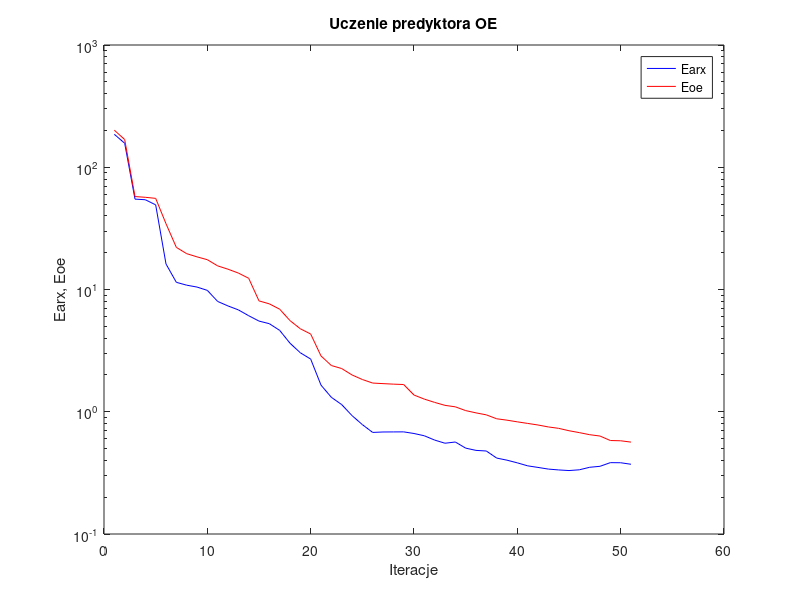
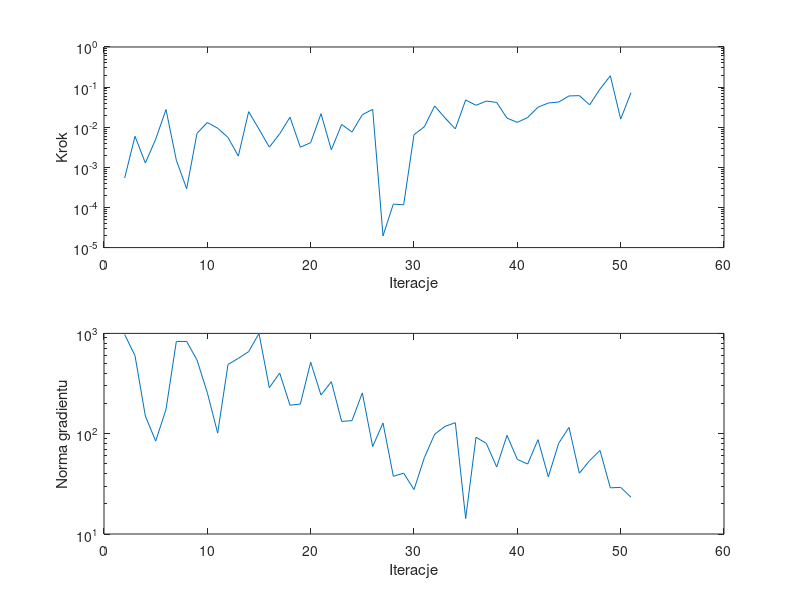

Write the MATLAB code that produced these figures, in order.
%uczenie predyktora oe
clear all;
n=0; farx(n+1)=1.859744e+002; foe(n+1)=2.009104e+002; wspucz(n+1)=0.000000e+000; ng(n+1)=0.000000e+000;
%odnowa zmiennej metryki
n=1; farx(n+1)=1.571993e+002; foe(n+1)=1.686288e+002; krok(n+1)=5.432857e-004; ng(n+1)=9.738971e+002;
n=2; farx(n+1)=5.487070e+001; foe(n+1)=5.758313e+001; krok(n+1)=5.945944e-003; ng(n+1)=6.001605e+002;
n=3; farx(n+1)=5.423194e+001; foe(n+1)=5.678759e+001; krok(n+1)=1.284763e-003; ng(n+1)=1.500729e+002;
n=4; farx(n+1)=4.925697e+001; foe(n+1)=5.565442e+001; krok(n+1)=5.022246e-003; ng(n+1)=8.444599e+001;
n=5; farx(n+1)=1.617879e+001; foe(n+1)=3.453345e+001; krok(n+1)=2.762153e-002; ng(n+1)=1.745857e+002;
n=6; farx(n+1)=1.144894e+001; foe(n+1)=2.211842e+001; krok(n+1)=1.506590e-003; ng(n+1)=8.314389e+002;
n=7; farx(n+1)=1.085043e+001; foe(n+1)=1.964303e+001; krok(n+1)=2.923979e-004; ng(n+1)=8.310193e+002;
n=8; farx(n+1)=1.047214e+001; foe(n+1)=1.849444e+001; krok(n+1)=7.032104e-003; ng(n+1)=5.429569e+002;
n=9; farx(n+1)=9.836801e+000; foe(n+1)=1.753063e+001; krok(n+1)=1.309024e-002; ng(n+1)=2.559487e+002;
n=10; farx(n+1)=7.984788e+000; foe(n+1)=1.560563e+001; krok(n+1)=9.447410e-003; ng(n+1)=1.014398e+002;
n=11; farx(n+1)=7.337764e+000; foe(n+1)=1.465806e+001; krok(n+1)=5.557598e-003; ng(n+1)=4.898701e+002;
n=12; farx(n+1)=6.814955e+000; foe(n+1)=1.363568e+001; krok(n+1)=1.908037e-003; ng(n+1)=5.637478e+002;
n=13; farx(n+1)=6.105421e+000; foe(n+1)=1.235920e+001; krok(n+1)=2.439969e-002; ng(n+1)=6.581918e+002;
n=14; farx(n+1)=5.516806e+000; foe(n+1)=8.070403e+000; krok(n+1)=8.928204e-003; ng(n+1)=9.984050e+002;
n=15; farx(n+1)=5.253322e+000; foe(n+1)=7.631918e+000; krok(n+1)=3.190066e-003; ng(n+1)=2.873093e+002;
n=16; farx(n+1)=4.631734e+000; foe(n+1)=6.902243e+000; krok(n+1)=6.854056e-003; ng(n+1)=4.027108e+002;
n=17; farx(n+1)=3.636820e+000; foe(n+1)=5.567299e+000; krok(n+1)=1.778972e-002; ng(n+1)=1.923200e+002;
n=18; farx(n+1)=3.037010e+000; foe(n+1)=4.773055e+000; krok(n+1)=3.174920e-003; ng(n+1)=1.975934e+002;
n=19; farx(n+1)=2.698163e+000; foe(n+1)=4.324848e+000; krok(n+1)=4.126268e-003; ng(n+1)=5.159361e+002;
n=20; farx(n+1)=1.651571e+000; foe(n+1)=2.861657e+000; krok(n+1)=2.173419e-002; ng(n+1)=2.428218e+002;
n=21; farx(n+1)=1.312924e+000; foe(n+1)=2.389075e+000; krok(n+1)=2.742688e-003; ng(n+1)=3.298754e+002;
n=22; farx(n+1)=1.144788e+000; foe(n+1)=2.256893e+000; krok(n+1)=1.171709e-002; ng(n+1)=1.325852e+002;
n=23; farx(n+1)=9.305145e-001; foe(n+1)=2.000700e+000; krok(n+1)=7.585588e-003; ng(n+1)=1.350698e+002;
n=24; farx(n+1)=7.851591e-001; foe(n+1)=1.835725e+000; krok(n+1)=2.051182e-002; ng(n+1)=2.552993e+002;
n=25; farx(n+1)=6.775380e-001; foe(n+1)=1.717003e+000; krok(n+1)=2.788482e-002; ng(n+1)=7.442285e+001;
%odnowa zmiennej metryki
n=26; farx(n+1)=6.830972e-001; foe(n+1)=1.698560e+000; krok(n+1)=1.961746e-005; ng(n+1)=1.278859e+002;
n=27; farx(n+1)=6.839396e-001; foe(n+1)=1.682228e+000; krok(n+1)=1.213830e-004; ng(n+1)=3.761526e+001;
n=28; farx(n+1)=6.846343e-001; foe(n+1)=1.670154e+000; krok(n+1)=1.168734e-004; ng(n+1)=4.042112e+001;
n=29; farx(n+1)=6.639415e-001; foe(n+1)=1.370067e+000; krok(n+1)=6.506258e-003; ng(n+1)=2.774398e+001;
n=30; farx(n+1)=6.361211e-001; foe(n+1)=1.268782e+000; krok(n+1)=1.025657e-002; ng(n+1)=5.766033e+001;
n=31; farx(n+1)=5.865061e-001; foe(n+1)=1.192595e+000; krok(n+1)=3.394563e-002; ng(n+1)=9.879600e+001;
n=32; farx(n+1)=5.527474e-001; foe(n+1)=1.128022e+000; krok(n+1)=1.708495e-002; ng(n+1)=1.182857e+002;
n=33; farx(n+1)=5.656694e-001; foe(n+1)=1.097150e+000; krok(n+1)=9.096510e-003; ng(n+1)=1.288021e+002;
n=34; farx(n+1)=5.040330e-001; foe(n+1)=1.021919e+000; krok(n+1)=4.773765e-002; ng(n+1)=1.426161e+001;
n=35; farx(n+1)=4.830461e-001; foe(n+1)=9.791077e-001; krok(n+1)=3.522595e-002; ng(n+1)=9.217118e+001;
n=36; farx(n+1)=4.774702e-001; foe(n+1)=9.431420e-001; krok(n+1)=4.486659e-002; ng(n+1)=8.004798e+001;
n=37; farx(n+1)=4.180310e-001; foe(n+1)=8.762155e-001; krok(n+1)=4.149438e-002; ng(n+1)=4.659022e+001;
n=38; farx(n+1)=4.017065e-001; foe(n+1)=8.533454e-001; krok(n+1)=1.685330e-002; ng(n+1)=9.623036e+001;
n=39; farx(n+1)=3.819621e-001; foe(n+1)=8.268683e-001; krok(n+1)=1.321526e-002; ng(n+1)=5.541761e+001;
n=40; farx(n+1)=3.610717e-001; foe(n+1)=8.026778e-001; krok(n+1)=1.750226e-002; ng(n+1)=4.985710e+001;
n=41; farx(n+1)=3.504402e-001; foe(n+1)=7.792447e-001; krok(n+1)=3.153338e-002; ng(n+1)=8.724137e+001;
n=42; farx(n+1)=3.396908e-001; foe(n+1)=7.512220e-001; krok(n+1)=4.017657e-002; ng(n+1)=3.716127e+001;
n=43; farx(n+1)=3.342557e-001; foe(n+1)=7.315734e-001; krok(n+1)=4.235232e-002; ng(n+1)=8.029064e+001;
n=44; farx(n+1)=3.303667e-001; foe(n+1)=6.994652e-001; krok(n+1)=6.021814e-002; ng(n+1)=1.155410e+002;
n=45; farx(n+1)=3.351308e-001; foe(n+1)=6.749526e-001; krok(n+1)=6.130039e-002; ng(n+1)=4.041075e+001;
n=46; farx(n+1)=3.513904e-001; foe(n+1)=6.491286e-001; krok(n+1)=3.612085e-002; ng(n+1)=5.394401e+001;
n=47; farx(n+1)=3.578986e-001; foe(n+1)=6.329516e-001; krok(n+1)=8.973318e-002; ng(n+1)=6.807963e+001;
n=48; farx(n+1)=3.834485e-001; foe(n+1)=5.817385e-001; krok(n+1)=1.913888e-001; ng(n+1)=2.886925e+001;
n=49; farx(n+1)=3.827451e-001; foe(n+1)=5.788980e-001; krok(n+1)=1.589439e-002; ng(n+1)=2.915953e+001;
n=50; farx(n+1)=3.719070e-001; foe(n+1)=5.644455e-001; krok(n+1)=7.280720e-002; ng(n+1)=2.326617e+001;

figure; semilogy(farx,'b'); hold on; semilogy(foe,'r'); xlabel('Iteracje'); ylabel('Earx, Eoe'); legend('Earx','Eoe'); title('Uczenie predyktora OE');
figure; subplot(2,1,1); semilogy(krok); xlabel('Iteracje'); ylabel('Krok');
subplot(2,1,2); semilogy(ng); xlabel('Iteracje'); ylabel('Norma gradientu');
Earx=farx(n+1)
Eoe=foe(n+1)
